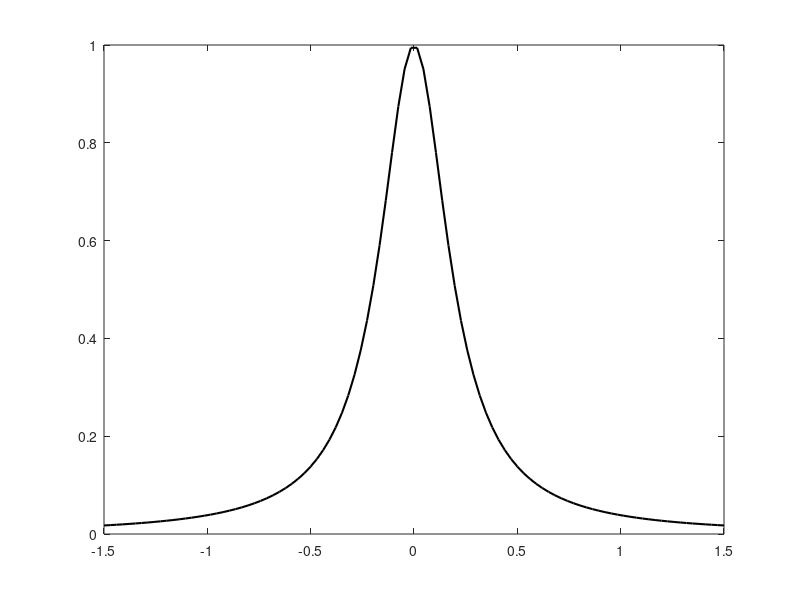

The MATLAB source for this figure: (Note: this script raises an error after producing the figure.)
x = linspace(-1.5,1.5);
a = -1.5;
b = 1.5;
n = [3 5 6 8 9];

f = @(x) 1./(1+25*x.^2);
y = f(x);

plot(x, y, 'k', 'LineWidth', 1.5) % wykres funkcji

figure(1);
hold on
for i = 1 : length(n)
    xrowno = linspace(-1.5,1.5,n(i));
    yrowno = f(xrowno);
    yl = lagrange(xrowno, yrowno, x); % interpolacja Lagrange'a

    yr = zeros(size(x));
    for j = 1 : length(x)
        yr(j) = y(j) - yl(j);
    end
    avg = mean(yr);
    fprintf('średni błąd dla %d węzłów: %d\n', n(i), avg)
    s = rand(1,3);
    plot(x, yl, 'color', s)
    plot(x, yr, '-.', 'color', s)
end
hold off

title('Interpolacje dla równoodległych węzłów')
xlabel('x');
ylabel('y');
grid on
legend('funkcja Czebyszewa', 'interpolacja', 'odpowiadający interpolacji błąd')

function yy = lagrange(x, y, xx)
   yy = zeros(size(xx));
    for z = 1 : length(xx)
        n = length(x) - 1;
        sum = 0;
        for i = 1 : n+1
            prod = 1;
            for j = 1 : n+1
                if j ~= i
                    prod = prod * (xx(z)-x(j))/(x(i)-x(j));
                end
            end
            sum = sum + y(i) * prod;
        end
        yy(z) = sum;
    end
end